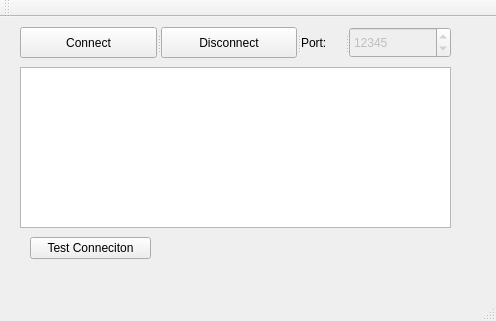
<?xml version="1.0" encoding="UTF-8"?>
<ui version="4.0">
 <class>MainWindow</class>
 <widget class="QMainWindow" name="MainWindow">
  <property name="geometry">
   <rect>
    <x>0</x>
    <y>0</y>
    <width>496</width>
    <height>321</height>
   </rect>
  </property>
  <property name="windowTitle">
   <string>MainWindow</string>
  </property>
  <widget class="QWidget" name="centralWidget">
   <widget class="QSplitter" name="splitter_4">
    <property name="geometry">
     <rect>
      <x>20</x>
      <y>10</y>
      <width>431</width>
      <height>31</height>
     </rect>
    </property>
    <property name="orientation">
     <enum>Qt::Horizontal</enum>
    </property>
    <widget class="QSplitter" name="splitter_3">
     <property name="orientation">
      <enum>Qt::Horizontal</enum>
     </property>
     <widget class="QPushButton" name="connectButton">
      <property name="text">
       <string>Connect</string>
      </property>
     </widget>
     <widget class="QPushButton" name="disconnectButton">
      <property name="text">
       <string>Disconnect</string>
      </property>
     </widget>
    </widget>
    <widget class="QSplitter" name="splitter">
     <property name="orientation">
      <enum>Qt::Horizontal</enum>
     </property>
     <widget class="QLabel" name="portLabel">
      <property name="text">
       <string>Port:</string>
      </property>
      <property name="buddy">
       <cstring>portSelection</cstring>
      </property>
     </widget>
     <widget class="QSpinBox" name="portSelection">
      <property name="enabled">
       <bool>false</bool>
      </property>
      <property name="maximum">
       <number>25555</number>
      </property>
      <property name="value">
       <number>12345</number>
      </property>
     </widget>
    </widget>
   </widget>
   <widget class="QSplitter" name="splitter_5">
    <property name="geometry">
     <rect>
      <x>30</x>
      <y>20</y>
      <width>0</width>
      <height>41</height>
     </rect>
    </property>
    <property name="orientation">
     <enum>Qt::Horizontal</enum>
    </property>
    <widget class="QSplitter" name="splitter_2">
     <property name="orientation">
      <enum>Qt::Horizontal</enum>
     </property>
    </widget>
   </widget>
   <widget class="QPushButton" name="testConnectB">
    <property name="geometry">
     <rect>
      <x>30</x>
      <y>220</y>
      <width>121</width>
      <height>22</height>
     </rect>
    </property>
    <property name="text">
     <string>Test Conneciton</string>
    </property>
   </widget>
   <widget class="QTextBrowser" name="ServerInfo">
    <property name="geometry">
     <rect>
      <x>20</x>
      <y>50</y>
      <width>431</width>
      <height>161</height>
     </rect>
    </property>
   </widget>
  </widget>
  <widget class="QMenuBar" name="menuBar">
   <property name="geometry">
    <rect>
     <x>0</x>
     <y>0</y>
     <width>496</width>
     <height>19</height>
    </rect>
   </property>
  </widget>
  <widget class="QToolBar" name="mainToolBar">
   <attribute name="toolBarArea">
    <enum>TopToolBarArea</enum>
   </attribute>
   <attribute name="toolBarBreak">
    <bool>false</bool>
   </attribute>
  </widget>
  <widget class="QStatusBar" name="statusBar"/>
 </widget>
 <layoutdefault spacing="6" margin="11"/>
 <resources/>
 <connections/>
</ui>
